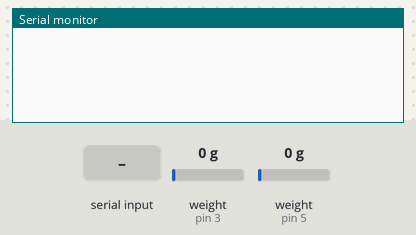
Recording of a sketch running on a simulated Arduino Uno, built with avr-gcc and run on an emulated ATmega328P. On the bench: the last lines printed to the serial monitor. The inputs (shaded band) are chosen by the test bench; at power-on: weight on the scale (sensors on pin 3, pin 5) 0 g.

Above: at 2.2 s.
2.3 s: "read_tension\n" received over Serial
At 4.0 s:
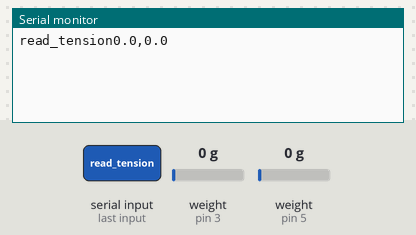
5.3 s: weight on the scale (sensor on pin 3) set to 100 g
At 6.1 s:
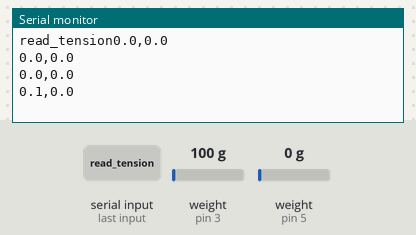
6.8 s: weight on the scale (sensor on pin 5) set to 100 g
At 7.5 s:
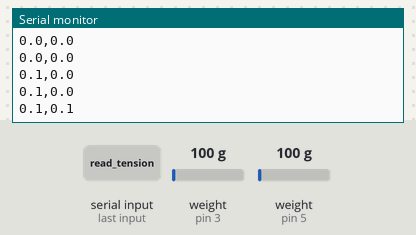
8.3 s: weight on the scale (sensor on pin 3) set to 1250 g
At 8.9 s:
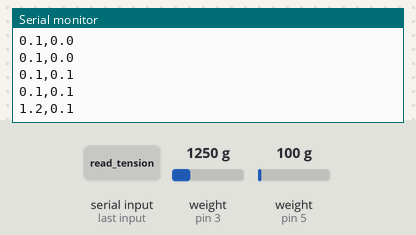
9.8 s: weight on the scale (sensor on pin 5) set to 1250 g
At 9.8 s:
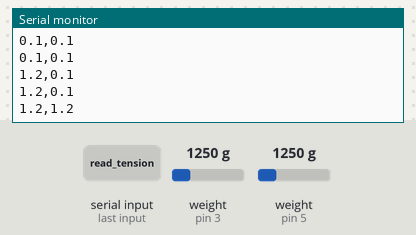
Timing chart, 0 to 12.3 s (numbered marks = the images above; inputs shaded):
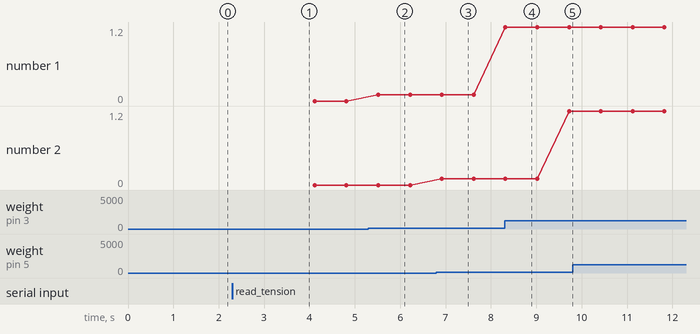

Measured:
- after the input at 2.3 s, the serial monitor: prints a new line after 1.0 s (image 1)
- after the input at 5.3 s, the serial monitor: prints a new line after 0.22 s (image 2)
- after the input at 6.8 s, the serial monitor: prints a new line after 0.12 s (image 3)
- after the input at 8.3 s, the serial monitor: prints a new line at once (image 4)
- plotted number 1: 0 → 0.1 after the input at 5.3 s, 0.1 → 1.2 after the input at 8.3 s
- plotted number 2: 0.1 → 1.2 after the input at 8.3 s

The sketch:

CS362_project.ino
```cpp
#include "HX711.h"

//Pins
#define forestay_DOUT_PIN 3       //Data pin from forestay
#define forestay_SCK_PIN  2        //Clock pin from forestay

#define backstay_DOUT_PIN 5       //Data pin from backstay
#define backstay_SCK_PIN  4       //Clock pin from backstay

#define calibration_factor_forestay -445806 // works for 5kg load cell
#define calibration_factor_backstay -132173 // works for 5kg load cell

HX711 forestay;
HX711 backstay;

long int values = 0;

void setup() {
  Serial.begin(9600);
  /* Serial.println("Sailing Preformance Limited"); */
  /* Serial.println("Welcome"); */
  /* Serial.println("Starting up..."); */
  forestay.begin(forestay_DOUT_PIN, forestay_SCK_PIN);
  backstay.begin(backstay_DOUT_PIN, backstay_SCK_PIN);

  /* forestay.tare();                // sets scale to 0 */
  backstay.tare();                // sets scale to 0

  /* long zero_factor = forestay.read_average(); */
  /* Serial.print("zero factor forestay: "); */
  /* Serial.println(zero_factor); */

  /* long zero_factor_back = backstay.read_average(); */
  /* Serial.print("zero factor backstay: "); */
  /* Serial.println(zero_factor_back); */
}

void loop() {


 if (Serial.available()) {
    String cmd = Serial.readString();
    cmd.trim();
    Serial.print(cmd);

    if (cmd == "read_tension"){
      /* Serial.print("here in read"); */
      forestay.set_scale(calibration_factor_forestay);
      backstay.set_scale(calibration_factor_backstay);
      read_tension();
    }
    else{
      Serial.print("Bad input");
    }
 }

}


//
// reading both the backstay and the forestay
//
void read_tension(){

    /* Serial.print("forestay load: "); */
    /* Serial.print(forestay.get_units(), 1); */
    /* Serial.print(" lbs"); */
    /* Serial.println(); */
    /* delay(500); */

    /* Serial.print("backstay load: "); */
    /* Serial.print(backstay.get_units(), 1); */
    /* Serial.print(" lbs"); */
    /* Serial.println(); */
    /* delay(500); */

  while (true) {
    Serial.print(forestay.get_units(), 1);
    Serial.print(",");
    Serial.print(backstay.get_units(), 1);
    Serial.print("\n");
    delay(500);

  }

}
```
